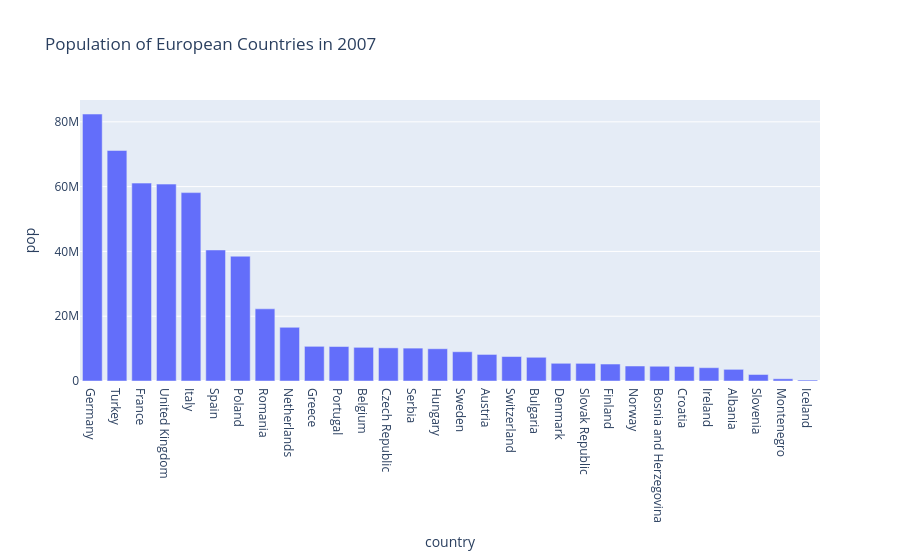

The code cell stored with this chart in its notebook:
### Markdown cell above
# Advanced level of Data Visualization

### Code cell
import plotly.express as px

# Load a built-in dataset and filter for a specific year
df = px.data.gapminder().query("year == 2007 and continent == 'Europe'")

# Create interactive bar chart
fig = px.bar(
    df, 
    x="country", 
    y="pop", 
    title="Population of European Countries in 2007"
)

# Sort bars in descending order
fig.update_layout(xaxis={'categoryorder':'total descending'})

fig.show()

### Figure 1 — Plotly figure (JSON) as saved in the notebook; plotly's stock layout.template omitted (floating-point values rounded to 4 significant figures)
{"data": [{"hovertemplate": "country=%{x}<br>pop=%{y}<extra></extra>", "legendgroup": "", "marker": {"color": "#636efa", "pattern": {"shape": ""}}, "name": "", "orientation": "v", "showlegend": false, "textposition": "auto", "type": "bar", "x": ["Albania", "Austria", "Belgium", "Bosnia and Herzegovina", "Bulgaria", "Croatia", "Czech Republic", "Denmark", "Finland", "France", "Germany", "Greece", "Hungary", "Iceland", "Ireland", "Italy", "Montenegro", "Netherlands", "Norway", "Poland", "Portugal", "Romania", "Serbia", "Slovak Republic", "Slovenia", "Spain", "Sweden", "Switzerland", "Turkey", "United Kingdom"], "xaxis": "x", "y": [3600523, 8199783, 10392226, 4552198, 7322858, 4493312, 10228744, 5468120, 5238460, 61083916, 82400996, 10706290, 9956108, 301931, 4109086, 58147733, 684736, 16570613, 4627926, 38518241, 10642836, 22276056, 10150265, 5447502, 2009245, 40448191, 9031088, 7554661, 71158647, 60776238], "yaxis": "y"}], "layout": {"barmode": "relative", "legend": {"tracegroupgap": 0}, "title": {"text": "Population of European Countries in 2007"}, "xaxis": {"anchor": "y", "categoryorder": "total descending", "domain": [0, 1], "title": {"text": "country"}}, "yaxis": {"anchor": "x", "domain": [0, 1], "title": {"text": "pop"}}}}
